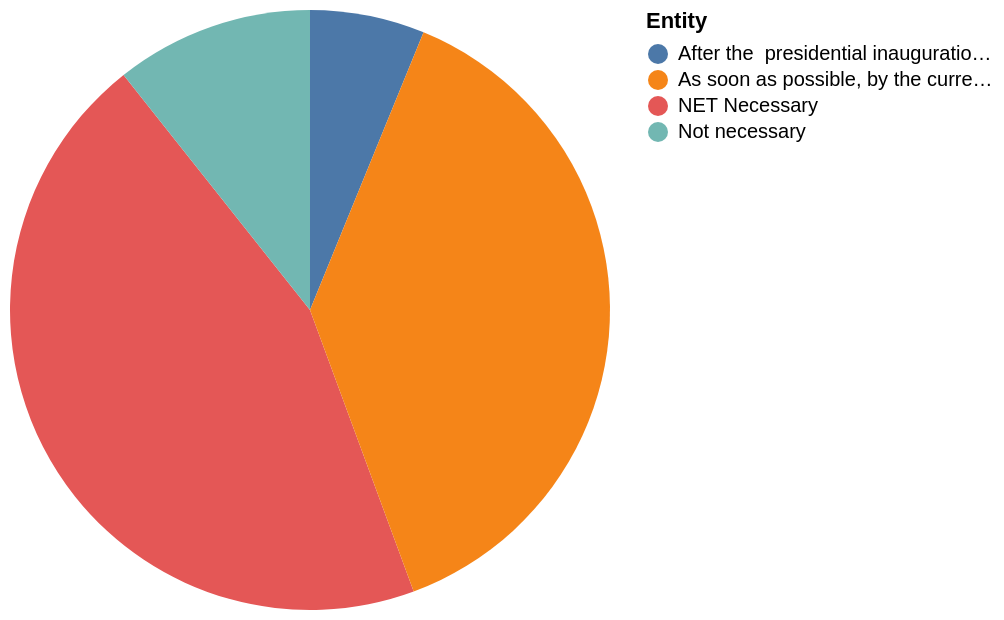

Write the Vega-Lite specification saved for this chart.
### Vega-Lite specification from a JSON file in a GitHub repository (floating-point values rounded to 4 significant figures)
{"$schema": "https://vega.github.io/schema/vega-lite/v5.json", "description": "Pie chart auto-generated from CSV", "data": {"values": [{"Entity": "After the  presidential inauguration in January", "Value": "11"}, {"Entity": "NET Necessary", "Value": "80"}, {"Entity": "As soon as possible, by the current  Congress and President Trump", "Value": "68"}, {"Entity": "Not necessary", "Value": "19"}]}, "mark": "arc", "encoding": {"theta": {"field": "Value", "type": "quantitative"}, "color": {"field": "Entity", "type": "nominal"}}}
